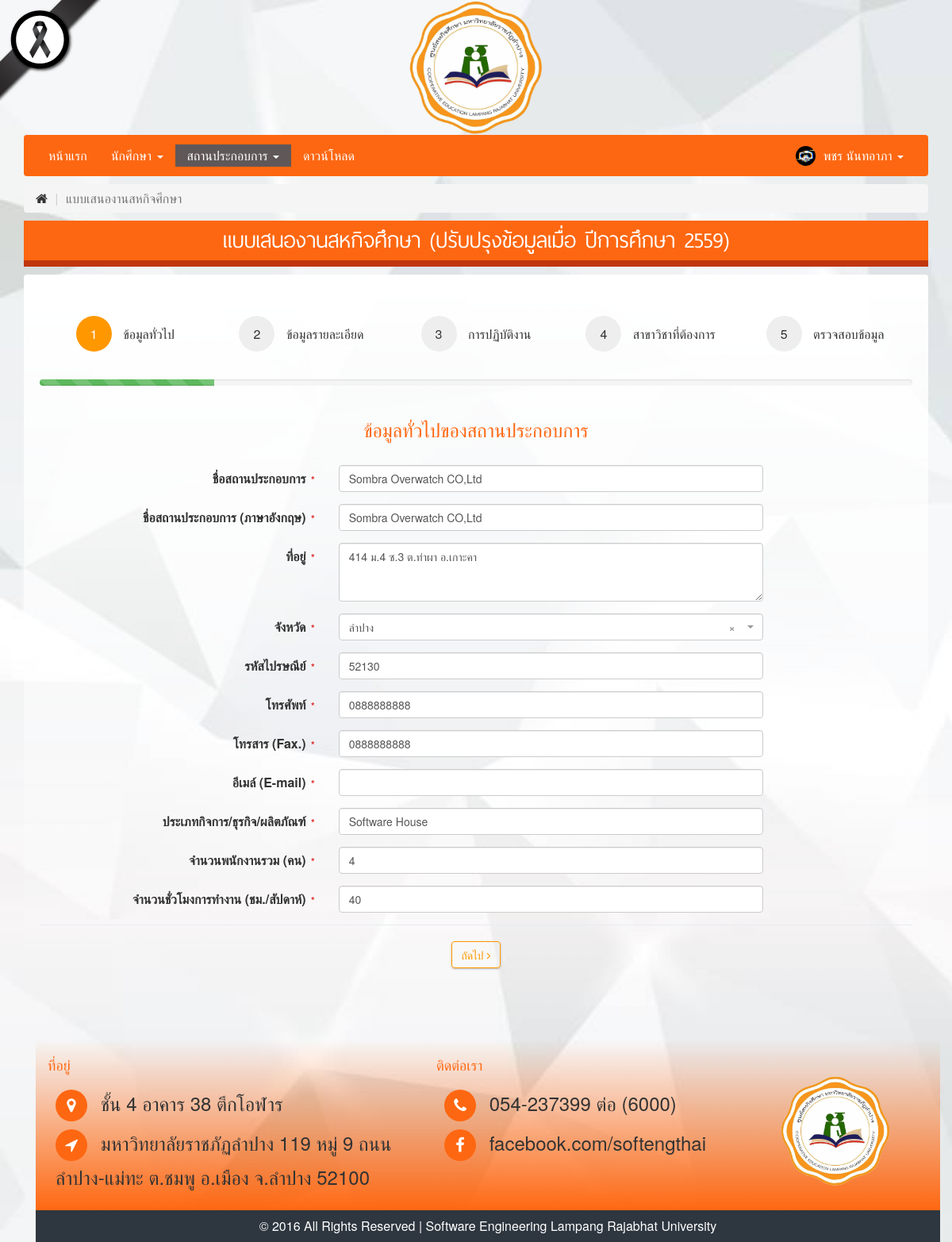
The page /SE-CO-002.php?page=company&sub=coop_02 (signed in) on the database as committed earlier.
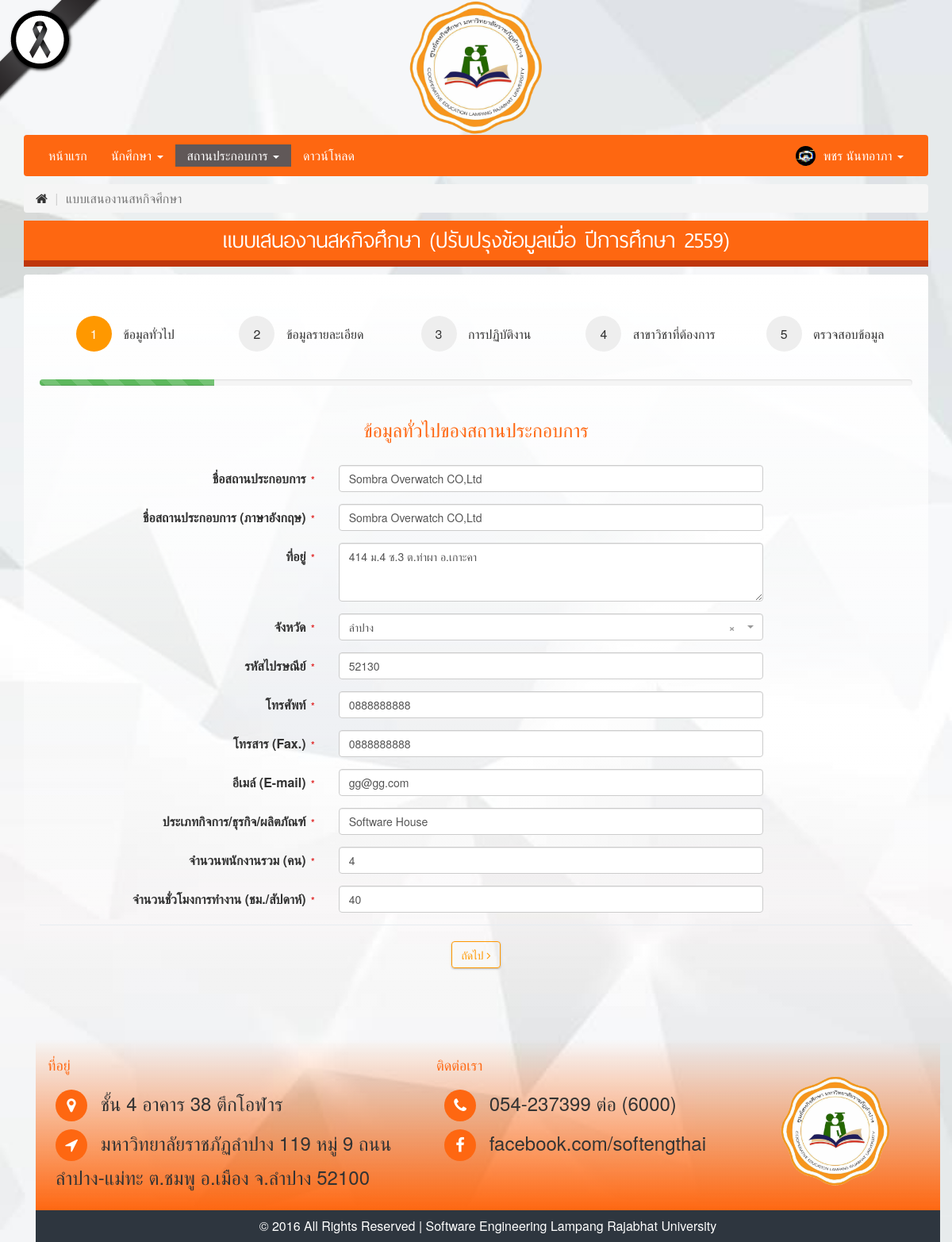
The same page on the database as committed later.
### tables this page shows
CREATE TABLE `tbl_corporation` (
  `id` int(11) NOT NULL,
  `user_id` int(11) NOT NULL,
  `name_th` varchar(64) NOT NULL,
  `name_en` varchar(64) NOT NULL,
  `address` text NOT NULL,
  `province_id` int(11) NOT NULL,
  `zip_code` varchar(5) NOT NULL,
  `phone` varchar(16) NOT NULL,
  `fax` varchar(16) NOT NULL,
  `email` varchar(100) NOT NULL,
  `business_type` varchar(32) NOT NULL,
  `emp_count` int(11) NOT NULL,
  `work_time` int(11) NOT NULL,
  `manager_name` varchar(64) NOT NULL,
  `mjob_position` varchar(32) NOT NULL,
  `major_require` varchar(32) NOT NULL,
  `stu_academic` text NOT NULL,
  `stu_features` text NOT NULL,
  `staff_name` varchar(64) NOT NULL,
  `sjob_position` varchar(32) NOT NULL,
  `division` varchar(32) NOT NULL,
  `tel` varchar(16) NOT NULL,
  `practice_start` varchar(2) NOT NULL,
  `practice_end` varchar(2) NOT NULL,
  `compensation` text NOT NULL,
  `compensation_status` int(1) NOT NULL,
  `welfare` text NOT NULL,
  `update_date` date NOT NULL,
  `update_user` int(11) NOT NULL,
  `year_id` int(11) NOT NULL,
  `session_id` varchar(32) NOT NULL,
  `corp_select_status` int(1) NOT NULL
);

### class/SQLiManager.php (called while the page is built, shortened)
<?php
if(class_exists('SQLiManager') === false)
{
	class SQLiManager{
		var $table;
		var $field;
		var $condition;
		public function SQLiManager()
		{
			$strHost = "localhost";
			$strUser = "root";
			$strPassword = "";
			$db = "col";
			$this->connect = mysqli_connect($strHost,$strUser,$strPassword,$db);
			$cs1 = "SET character_set_results=utf8";
			mysqli_query($this->connect,$cs1) or die('Error query: ' . mysqli_error($this->connect));
			$cs2 = "SET character_set_client = utf8";
			mysqli_query($this->connect,$cs2) or die('Error query: ' . mysqli_error($this->connect));
			$cs3 = "SET character_set_connection = utf8";
			mysqli_query($this->connect,$cs3) or die('Error query: ' . mysqli_error($this->connect));
			$this->field="*";
		}
		public function select()
		{
			$this->sql="SELECT $this->field FROM $this->table $this->condition";
			$result=mysqli_query($this->connect,$this->sql) or trigger_error(mysqli_error($this->connect),E_USER_ERROR);
			return $result;
		}
	}
}
?>

### SE-CO-002.php (the view, shortened to what the changed rows need)
<?php
include("header.php");
$sql->table="tbl_corporation";
$sql->condition="WHERE user_id='$user_id' ORDER By id DESC LIMIT 0,1";
$queryCorp = $sql->select();
$resultCorp = mysqli_fetch_assoc($queryCorp);
?>
<link rel="stylesheet" type="text/css" href="css/select2.min.css">
<link rel="stylesheet" type="text/css" href="css/select2-bootstrap.min.css">
<link rel="stylesheet" type="text/css" href="css/input-form-wizard.css">
<link rel="stylesheet" type="text/css" href="css/form-group.css">
<div class="container">
    <div class="row">
        <div class="col-md-12">
            <div class="portlet light" id="form_wizard_1">
                <div class="portlet-body form">
                    <form class="form-horizontal" id="submit_form" method="POST">
                        <div class="form-wizard">
                            <div class="form-body">
                                <div class="tab-content">
                                        <div class="tab-pane active" id="tab1">
                                            <div class="form-group">
                                                <div class="col-md-6">
                                                    <input type="text" class="form-control" name="name_th" value="<?php echo $resultCorp["name_th"]; ?>" placeholder="กรอกชื่อสถานประกอบการ" required />
                                                </div>
                                            </div>
                                            <div class="form-group">
                                                <div class="col-md-6">
                                                    <input type="text" class="form-control" name="name_en" value="<?php echo $resultCorp["name_en"]; ?>" placeholder="กรอกชื่อสถานประกอบการ" required />
                                                </div>
                                            </div>
                                            <div class="form-group">
                                                <div class="col-md-6">
                                                    <textarea class="form-control" rows="3" name="address" placeholder="กรุณากรอกที่อยู่"><?php echo $resultCorp["address"]; ?></textarea>
                                                </div>
                                            </div>
                                            <div class="form-group">
                                                <div class="col-md-6">
                                                    <input type="text" class="form-control" name="zip_code" value="<?php echo $resultCorp["zip_code"]; ?>" placeholder="รหัสไปรษณีย์" required />
                                                </div>
                                            </div>
                                            <div class="form-group">
                                                <div class="col-md-6">
                                                    <input type="text" name="phone" value="<?php echo $resultCorp["phone"]; ?>" class="form-control" />
                                                </div>
                                            </div>
                                            <div class="form-group">
                                                <div class="col-md-6">
                                                    <input type="text" name="fax" value="<?php echo $resultCorp["fax"]; ?>" class="form-control" required />
                                                </div>
                                            </div>
                                            <div class="form-group">
                                                <div class="col-md-6">
                                                    <input type="text" name="email" value="<?php echo $resultCorp["email"]; ?>" class="form-control" required />
                                                </div>
                                            </div>
                                            <div class="form-group">
                                                <div class="col-md-6">
                                                    <input type="text" name="business_type" value="<?php echo $resultCorp["business_type"]; ?>" class="form-control" required />
                                                </div>
                                            </div>
                                            <div class="form-group">
                                                <div class="col-md-6">
                                                    <input type="text" name="emp_count" value="<?php echo $resultCorp["emp_count"]; ?>" class="form-control" required />
                                                </div>
                                            </div>
                                            <div class="form-group">
                                                <div class="col-md-6">
                                                    <input type="text" name="work_time" value="<?php echo $resultCorp["work_time"]; ?>" class="form-control" required />
                                                </div>
                                            </div>
                                        </div>
                                            </div>
                                        </div>
                                    </form>
                                </div>
                            </div>
                        </div>
                    </div>
                </div>
                <?php include("footer.php") ?>

Rows that differ between the two databases and show on the page:
changed tbl_corporation "Sombra Overwatch CO,Ltd": email (not shown) → "gg@gg.com"
